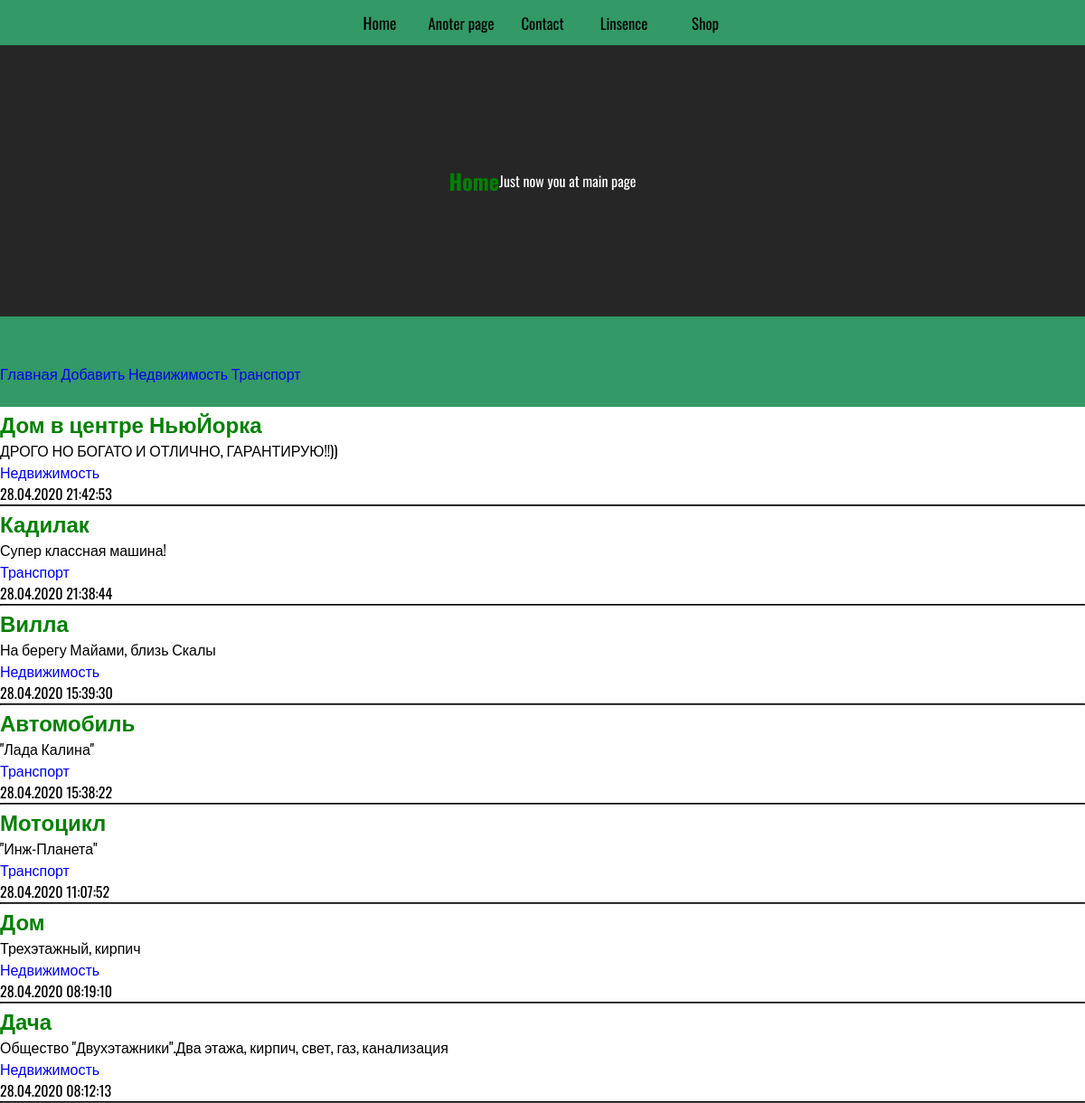
/bboard/, run on the app's committed database.
### bboard/models.py (models this page shows, shortened)
class Rubric(models.Model):
	name = models.CharField(max_length=20, db_index=True, verbose_name='Название')
	class Meta:
		verbose_name_plural = 'Рубрики'
		verbose_name = 'Рубрика'
		ordering = ['name']

class Bb(models.Model):
	title = models.CharField(max_length = 50, verbose_name='Товар')
	content = models.TextField(null=True, blank=True, verbose_name='Описание')
	price = models.FloatField(null=True, blank=True, verbose_name='Цена')
	published = models.DateTimeField(auto_now_add=True, db_index=True, verbose_name='Опубликовано')
	rubric = models.ForeignKey('Rubric', max_length=50, null=True, on_delete=models.PROTECT, verbose_name='Рубрика')
	class Meta:
		verbose_name_plural = 'Объявления'
		verbose_name = 'Объвление'
		ordering = ['-published']

### bboard/views.py (the view)
# urls.py: path('', index, name='index'),
def index(request):
	bbs = Bb.objects.all()
	rubrics = Rubric.objects.all()
	context = {'bbs': bbs, 'rubrics': rubrics}
	return render(request, 'bboard/index.html', context)

### bboard/templates/bboard/index.html
{% extends "layout/base.html" %}
{% block content %}
{% for bb in bbs %}
<div class="b">
	<h2>{{ bb.title }}</h2>
	<p>{{ bb.content }}</p>
	<p><a href="{% url 'by_rubric' bb.rubric.pk %}">{{ bb.rubric.name }}</a></p>
	<p>{{ bb.published|date:"d.m.Y H:i:s" }}</p>
	<hr>
</div>
{% endfor %}
{% endblock %}

### bboard/templates/layout/base.html (shortened to what this page needs)
{% load static %}
<!DOCTYPE html>
<html lang="en">
<head>
	<link rel="stylesheet" href="{% static 'bboard/style.css' %}">
</head>
<body>
	<header>
		<nav id="main_nav">
			<a href="{% url 'index' %}"><button>Home</button></a>
			<a href="{% url 'index' %}"><button>Anoter page</button></a>
			<a href="#contakt"><button>Contact</button></a>
			<a href="#contakt"><button>Linsence</button></a>
			<a href="{% url 'index' %}"><button>Shop</button></a>
		</nav>
		<div id="hat">
			<h2>Home</h2>
			<p>Just now you at main page</p>
		</div>
		<nav>
		</nav>
	</header>
	<nav>
		<a href="{% url 'index' %}">Главная</a>
		<a href="{% url 'add' %}">Добавить</a>
		{% for rubric in rubrics %}
		<a href="{% url 'by_rubric' rubric.pk %}">{{ rubric.name }}</a>
		{% endfor %}
	</nav>
	<section>
		{% block content %}
		{% endblock %}
	</section>
</body>
</html>

### bboard/static/bboard/style.css (style rules this page uses)
* { margin: 0; padding: 0; font-family: 'Oswald', sans-serif; box-sizing: border-box; }
a { text-decoration: none; }
hr { border-color: black; }
h1,h2,h3,h4,h5,h6 { color: green; }
nav { width: 100%; height: 50px; max-height: 70px; background: #339966; }
#main_nav { width: 100%; height: 50px; max-height: 70px; background: #339966; display: flex; flex-direction: row; flex-wrap: nowrap; justify-content: center; align-items: stretch; align-content: center; }
nav :nth-child(1) { background: none; border: none; width: 90px; height: 100%; font-size: 1.05em; }
header { display: flex; flex-direction: column; flex-wrap: nowrap; justify-content: center; align-items: stretch; align-content: stretch; }
#hat { width: 100%; background: #262626; height: 300px; color: white; text-align: center; position: relative; display: flex; flex-direction: row; flex-wrap: nowrap; justify-content: center; align-items: center; align-content: stretch; }

### data on the page
Rubric: name "Недвижимость"
Rubric: name "Транспорт"
Bb: title "Дом в центре НьюЙорка", content "ДРОГО НО БОГАТО И ОТЛИЧНО, ГАРАНТИРУЮ!!))", rubric.name "Недвижимость", published "28.04.2020 21:42:53"
Bb: title "Кадилак", content "Супер классная машина!", rubric.name "Транспорт", published "28.04.2020 21:38:44"
Bb: title "Вилла", content "На берегу Майами, близь Скалы", rubric.name "Недвижимость", published "28.04.2020 15:39:30"
Bb: title "Автомобиль", content "\"Лада Калина\"", rubric.name "Транспорт", published "28.04.2020 15:38:22"
Bb: title "Мотоцикл", content "\"Инж-Планета\"", rubric.name "Транспорт", published "28.04.2020 11:07:52"
Bb: title "Дом", content "Трехэтажный, кирпич", rubric.name "Недвижимость", published "28.04.2020 08:19:10"
Bb: title "Дача", content "Общество \"Двухэтажники\".Два этажа, кирпич, свет, газ, канализация", rubric.name "Недвижимость", published "28.04.2020 08:12:13"
